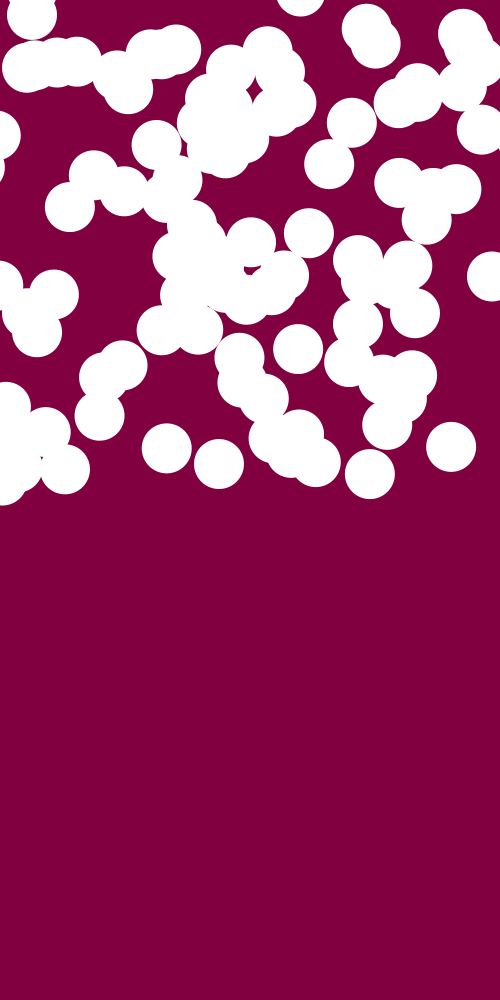
Frame 1 (no input)
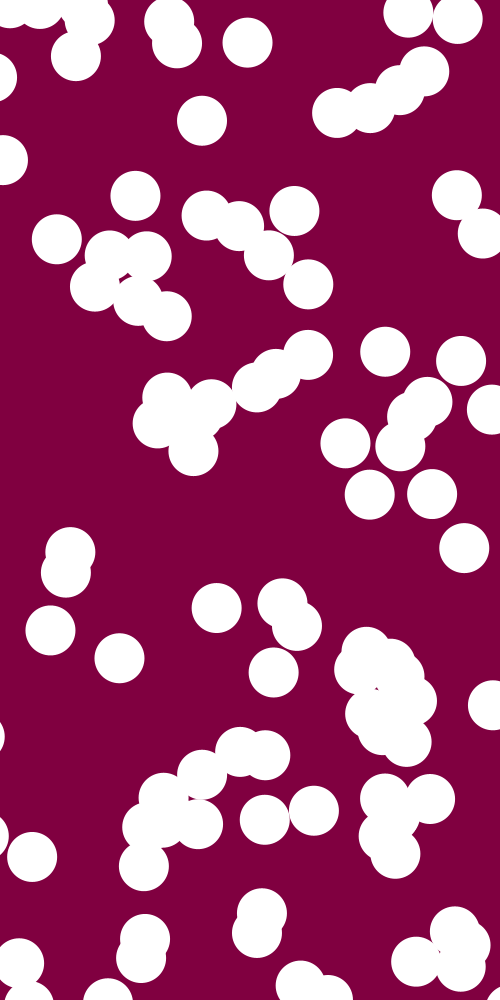
Frame 60 (the mouse pressed at the canvas centre just before this capture)
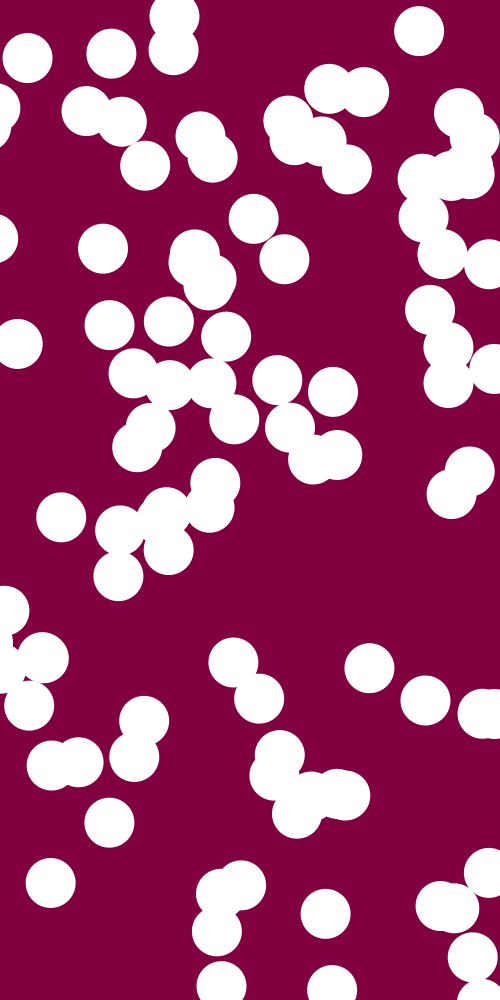
Frame 120 (the mouse held since frame 60 and released just before this capture)

The Processing sketch that drew these frames (run headless with seeded random() and noise(); from frame 60 on, the mouse is pressed at the canvas centre):

// Processing sketch: Bono3
// ── Bono3.pde
//void setup() {
  //size(1000, 1000);
//}
//void draw(){
  //background(255);
  //fill(255, 100, 40);
  //noStroke();
  //triangle(mouseX, mouseY, mouseX/2, mouseY/2, 130, 500);
//}

// ── arrays.pde
// inicializamos las variables 
int numBubbles = 100;

float[] xPositions;
float[] yPositions;

float[] xSpeeds;
float[] ySpeeds;

int[] xDirections;
int[] yDirections; 

void setup() {
  size(500,1000);
  noStroke();
  
  xPositions = new float[numBubbles];
  yPositions = new float[numBubbles];
  
  xSpeeds = new float[numBubbles];
  ySpeeds = new float[numBubbles];
  
  xDirections = new int[numBubbles];
  yDirections = new int[numBubbles];
  
  
  for (int i = 0; i < xPositions. length; i++) {
    xPositions[i] = random(width);
    yPositions[i] = random(width);
    xSpeeds[i] = random(30);
    ySpeeds[i] = random(30);
    xDirections[i] = (random(1) > 0.5) ? 1 : -1;
    yDirections[i] = (random(1) > 0.5) ? 1 : -1;
  }
}

void draw() {
  background(128, 0, 64);
  
  for (int i = 0; i < numBubbles; i++)  {
    xPositions[i] = xPositions[i] + xSpeeds[i] * xDirections[i];
    yPositions[i] = yPositions[i] + ySpeeds[i] * yDirections[i];
    
    if (xPositions[i] >= width || xPositions[i] < 0)  {
      xDirections[i] = xDirections[i] * -1;
    }
    
    if (yPositions[i] >= height || yPositions[i] < 0)  {
      yDirections[i] = yDirections[i] * -1;
    }
    
    ellipse(xPositions[i], yPositions[i], 50, 50);
  }
}
